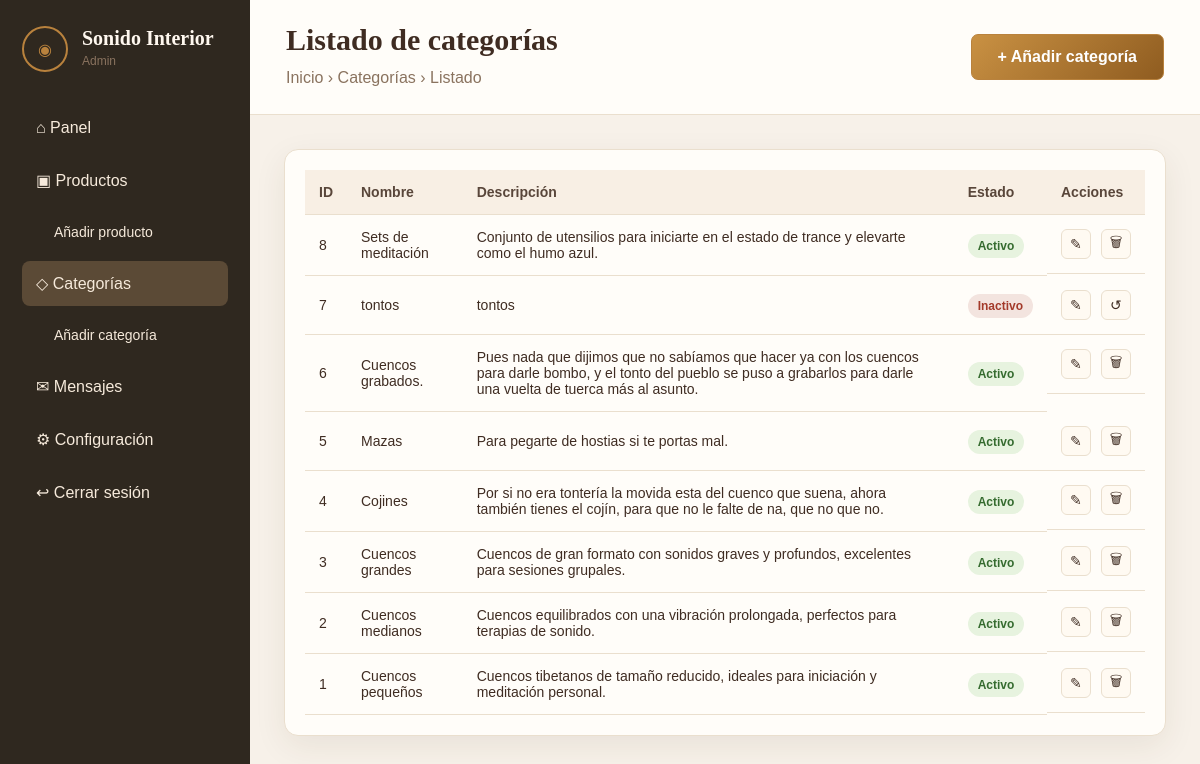
/views/admin/categorias/admin-listado-categorias.php (signed in), run on the app's committed database.
### tables this page shows
CREATE TABLE `categorias` (
  `id_categoria` int NOT NULL AUTO_INCREMENT,
  `nombre` varchar(100) NOT NULL,
  `descripcion` text,
  `activo` tinyint(1) NOT NULL DEFAULT '1',
  PRIMARY KEY (`id_categoria`)
);

### models/categorias.php (called while the page is built, shortened)
<?php
function obtenerCategoriasAdmin(mysqli $conexion) {
    $sql = "SELECT id_categoria, nombre, descripcion, activo FROM categorias ORDER BY id_categoria DESC";
    $resultado = mysqli_query($conexion, $sql);
    $categorias = [];
    if ($resultado) {
        while ($fila = mysqli_fetch_assoc($resultado)) {
            $categorias[] = $fila;
        }
    }
    return $categorias;
}
?>

### views/admin/categorias/admin-listado-categorias.php (the view, shortened to what this page needs)
<?php
require_once __DIR__ . '/../../../models/categorias.php';
require_once __DIR__ . '/../../../includes/conexion.php';
$listado_categorias = obtenerCategoriasAdmin($conexion);
include __DIR__ . '/../../../includes/header.php';
include __DIR__ . '/../../../includes/menu-admin.php';
?>
<main class="admin-main">
    <header class="admin-topbar">
        <div>
            <h2>Listado de categorías</h2>
            <p>Inicio › Categorías › Listado</p>
        </div>
        <a href="views/admin/categorias/admin-alta-categoria.php" class="boton principal">+ Añadir categoría</a>
    </header>
    <section class="admin-contenido">
        <div class="tabla-card">
            <table class="tabla-admin">
                <thead>
                    <tr>
                        <th>ID</th>
                        <th>Nombre</th>
                        <th>Descripción</th>
                        <th>Estado</th>
                        <th>Acciones</th>
                    </tr>
                </thead>
                <tbody>
                    <?php if (empty($listado_categorias)): ?>
                        <tr>
                            <td colspan="5" style="text-align: center; padding: 20px;">No hay categorías guardadas en la base de datos.</td>
                        </tr>
                    <?php else: ?>
                        <?php foreach ($listado_categorias as $cat): ?>
                            <tr>
                                <td><?php echo $cat['id_categoria']; ?></td>
                                <td><?php echo htmlspecialchars($cat['nombre']); ?></td>
                                <td><?php echo htmlspecialchars($cat['descripcion'] ?? ''); ?></td>
                                <td>
                                    <?php if ($cat['activo'] == 1): ?>
                                        <span class="estado activo">Activo</span>
                                    <?php else: ?>
                                        <span class="estado inactivo">Inactivo</span>
                                    <?php endif; ?>
                                </td>
                                <td class="acciones-tabla">
                                    <a href="views/admin/categorias/admin-alta-categoria.php?id=<?php echo $cat['id_categoria']; ?>">✎</a>
                                    <?php if ($cat['activo'] == 1): ?>
                                        <a href="views/admin/categorias/admin-eliminar-categoria.php?id=<?php echo $cat['id_categoria']; ?>">🗑</a>
                                    <?php else: ?>
                                        <a href="controllers/categorias/reactivar-categoria.php?id=<?php echo $cat['id_categoria']; ?>">↺</a>
                                    <?php endif; ?>
                                </td>
                            </tr>
                        <?php endforeach; ?>
                    <?php endif; ?>
                </tbody>
            </table>
        </div>
    </section>
</main>
<?php include __DIR__ . '/../../../includes/footer-simple.php'; ?>

### css/estilos.css (style rules this page uses)
* { box-sizing: border-box; }
body { margin: 0; font-family: Arial, Helvetica, sans-serif; background: #fbf7f0; color: #3f2c22; }
h1, h2, h3 { font-family: Georgia, 'Times New Roman', serif; margin: 0; }
p { line-height: 1.6; }
a { text-decoration: none; color: inherit; }
.boton { display: inline-block; border-radius: 7px; padding: 13px 26px; font-weight: bold; text-align: center; border: 1px solid #b9823d; cursor: pointer; }
.boton.principal { background: linear-gradient(135deg, #c99143, #8f5c20); color: white; margin-bottom: 12px; margin-top: 12px; }
.admin-body { display: grid; grid-template-columns: 250px 1fr; min-height: 100vh; background: #f7f1e9; }
.admin-main { min-width: 0; }
.admin-topbar { min-height: 86px; background: #fffdf9; border-bottom: 1px solid #eadfce; display: flex; align-items: center; justify-content: space-between; padding: 22px 36px; }
.admin-topbar h2 { font-size: 30px; }
.admin-topbar p { margin: 8px 0 0; color: #8a735f; }
.admin-contenido { padding: 34px; }
.formulario-admin, .tabla-card, .vista-previa-admin { background: #fffdf9; border: 1px solid #eadfce; border-radius: 14px; box-shadow: 0 10px 32px rgba(69, 45, 25, 0.08); }
.tabla-card { padding: 20px; overflow-x: auto; }
.tabla-admin { width: 100%; border-collapse: collapse; background: #fffdf9; }
.tabla-admin th, .tabla-admin td { padding: 14px; border-bottom: 1px solid #eadfce; text-align: left; font-size: 14px; }
.tabla-admin th { background: #f8efe4; color: #59463a; }
.estado { padding: 5px 10px; border-radius: 99px; font-size: 12px; font-weight: bold; }
.estado.activo { background: #e7f3df; color: #356b2f; }
.estado.inactivo { background: #f3e4df; color: #a33a2a; }
.acciones-tabla { display: flex; gap: 10px; }
.acciones-tabla a { width: 30px; height: 30px; display: flex; align-items: center; justify-content: center; border-radius: 6px; border: 1px solid #eadfce; background: #fffaf2; }

### data on the page
categorias: id_categoria "8", nombre "Sets de meditación", descripcion "Conjunto de utensilios para iniciarte en el estado de trance y elevarte como el humo azul.", activo "Activo"
categorias: id_categoria "7", nombre "tontos", descripcion "tontos", activo "Inactivo"
categorias: id_categoria "6", nombre "Cuencos grabados.", descripcion "Pues nada que dijimos que no sabíamos que hacer ya con los cuencos para darle bombo, y el tonto del pueblo se puso a grabarlos para darle una vuelta de tuerca más al asunto.", activo "Activo"
categorias: id_categoria "5", nombre "Mazas", descripcion "Para pegarte de hostias si te portas mal.", activo "Activo"
categorias: id_categoria "4", nombre "Cojines", descripcion "Por si no era tontería la movida esta del cuenco que suena, ahora también tienes el cojín, para que no le falte de na, que no que no.", activo "Activo"
categorias: id_categoria "3", nombre "Cuencos grandes", descripcion "Cuencos de gran formato con sonidos graves y profundos, excelentes para sesiones grupales.", activo "Activo"
categorias: id_categoria "2", nombre "Cuencos medianos", descripcion "Cuencos equilibrados con una vibración prolongada, perfectos para terapias de sonido.", activo "Activo"
categorias: id_categoria "1", nombre "Cuencos pequeños", descripcion "Cuencos tibetanos de tamaño reducido, ideales para iniciación y meditación personal.", activo "Activo"
